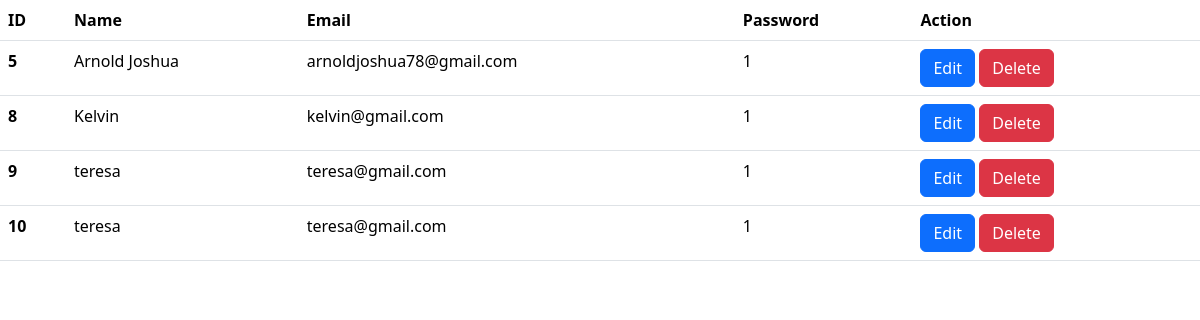
/tables.php, run on the app's committed database.
### tables this page shows
CREATE TABLE `students` (
  `id` int(11) NOT NULL,
  `Name` text NOT NULL,
  `Email` varchar(255) NOT NULL,
  `password` varchar(255) NOT NULL
);

### tables.php (the view, shortened to what this page needs)
<!DOCTYPE html>
<html lang="en">
<head>
    <link href="https://cdn.jsdelivr.net/npm/bootstrap@5.3.6/dist/css/bootstrap.min.css" rel="stylesheet">
</head>
<body>
<?php
$r = mysqli_connect("localhost","root","","register");
$e = "SELECT * FROM `students`";
$t = mysqli_query($r,$e);
?>
<table class="table">
  <thead>
    <tr>
      <th scope="col">ID</th>
      <th scope="col">Name</th>
      <th scope="col">Email</th>
      <th scope="col">Password</th>
      <th scope="col">Action</th>
    </tr>
  </thead>
  <tbody>
  <?php
    while($fetch = mysqli_fetch_array($t)){
?>
        <tr>
        <th scope="row"><?=$fetch[0]?></th>
        <td><?=$fetch[1]?></td>
        <td><?=$fetch[2]?></td>
        <td><?=$fetch[3]?></td>
        <td>
          <a href="edit.php?id=<?=$fetch[0]?>" class="btn btn-primary">Edit</a>
          <a href="delete.php?id=<?=$fetch[0]?>" class="btn btn-danger">Delete</a>
        </td>
      </tr>
      <?php
    }
  ?>
  </tbody>
</table>
</body>
</html>

### data on the page
students: id "5", Name "Arnold Joshua", Email "arnoldjoshua78@gmail.com", password "1"
students: id "8", Name "Kelvin", Email "kelvin@gmail.com", password "1"
students: id "9", Name "teresa", Email "teresa@gmail.com", password "1"
students: id "10", Name "teresa", Email "teresa@gmail.com", password "1"
